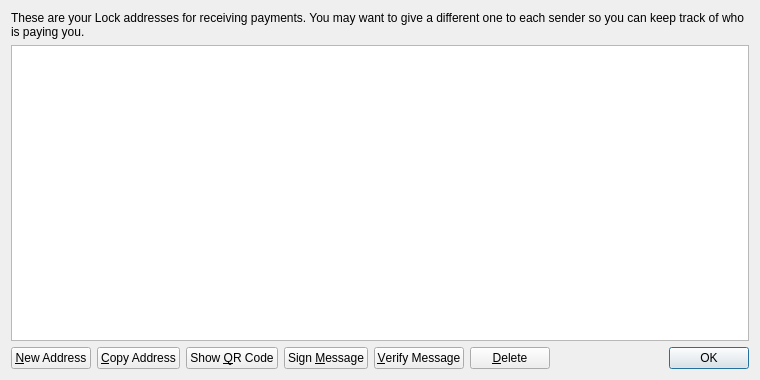
<?xml version="1.0" encoding="UTF-8"?>
<ui version="4.0">
 <class>AddressBookPage</class>
 <widget class="QWidget" name="AddressBookPage">
  <property name="geometry">
   <rect>
    <x>0</x>
    <y>0</y>
    <width>760</width>
    <height>380</height>
   </rect>
  </property>
  <property name="windowTitle">
   <string>Address Book</string>
  </property>
  <layout class="QVBoxLayout" name="verticalLayout">
   <item>
    <widget class="QLabel" name="labelExplanation">
     <property name="text">
      <string>These are your Lock addresses for receiving payments. You may want to give a different one to each sender so you can keep track of who is paying you.</string>
     </property>
     <property name="textFormat">
      <enum>Qt::PlainText</enum>
     </property>
     <property name="wordWrap">
      <bool>true</bool>
     </property>
    </widget>
   </item>
   <item>
    <widget class="QTableView" name="tableView">
     <property name="contextMenuPolicy">
      <enum>Qt::CustomContextMenu</enum>
     </property>
     <property name="toolTip">
      <string>Double-click to edit address or label</string>
     </property>
     <property name="tabKeyNavigation">
      <bool>false</bool>
     </property>
     <property name="alternatingRowColors">
      <bool>true</bool>
     </property>
     <property name="selectionMode">
      <enum>QAbstractItemView::SingleSelection</enum>
     </property>
     <property name="selectionBehavior">
      <enum>QAbstractItemView::SelectRows</enum>
     </property>
     <property name="sortingEnabled">
      <bool>true</bool>
     </property>
     <attribute name="verticalHeaderVisible">
      <bool>false</bool>
     </attribute>
    </widget>
   </item>
   <item>
    <layout class="QHBoxLayout" name="horizontalLayout">
     <item>
      <widget class="QPushButton" name="newAddressButton">
       <property name="toolTip">
        <string>Create a new address</string>
       </property>
       <property name="text">
        <string>&amp;New Address</string>
       </property>
       <property name="icon">
        <iconset resource="../bitcoin.qrc">
         <normaloff>:/icons/add</normaloff>:/icons/add</iconset>
       </property>
      </widget>
     </item>
     <item>
      <widget class="QPushButton" name="copyToClipboard">
       <property name="toolTip">
        <string>Copy the currently selected address to the system clipboard</string>
       </property>
       <property name="text">
        <string>&amp;Copy Address</string>
       </property>
       <property name="icon">
        <iconset resource="../bitcoin.qrc">
         <normaloff>:/icons/editcopy</normaloff>:/icons/editcopy</iconset>
       </property>
      </widget>
     </item>
     <item>
      <widget class="QPushButton" name="showQRCode">
       <property name="text">
        <string>Show &amp;QR Code</string>
       </property>
       <property name="icon">
        <iconset resource="../bitcoin.qrc">
         <normaloff>:/icons/qrcode</normaloff>:/icons/qrcode</iconset>
       </property>
      </widget>
     </item>
     <item>
      <widget class="QPushButton" name="signMessage">
       <property name="toolTip">
        <string>Sign a message to prove you own a Lock address</string>
       </property>
       <property name="text">
        <string>Sign &amp;Message</string>
       </property>
       <property name="icon">
        <iconset resource="../bitcoin.qrc">
         <normaloff>:/icons/edit</normaloff>:/icons/edit</iconset>
       </property>
      </widget>
     </item>
     <item>
      <widget class="QPushButton" name="verifyMessage">
       <property name="toolTip">
        <string>Verify a message to ensure it was signed with a specified Lock address</string>
       </property>
       <property name="text">
        <string>&amp;Verify Message</string>
       </property>
       <property name="icon">
        <iconset resource="../bitcoin.qrc">
         <normaloff>:/icons/transaction_0</normaloff>:/icons/transaction_0</iconset>
       </property>
      </widget>
     </item>
     <item>
      <widget class="QPushButton" name="deleteButton">
       <property name="toolTip">
        <string>Delete the currently selected address from the list</string>
       </property>
       <property name="text">
        <string>&amp;Delete</string>
       </property>
       <property name="icon">
        <iconset resource="../bitcoin.qrc">
         <normaloff>:/icons/remove</normaloff>:/icons/remove</iconset>
       </property>
      </widget>
     </item>
     <item>
      <spacer name="horizontalSpacer">
       <property name="orientation">
        <enum>Qt::Horizontal</enum>
       </property>
       <property name="sizeHint" stdset="0">
        <size>
         <width>40</width>
         <height>20</height>
        </size>
       </property>
      </spacer>
     </item>
     <item>
      <widget class="QDialogButtonBox" name="buttonBox">
       <property name="sizePolicy">
        <sizepolicy hsizetype="Maximum" vsizetype="Fixed">
         <horstretch>0</horstretch>
         <verstretch>0</verstretch>
        </sizepolicy>
       </property>
       <property name="standardButtons">
        <set>QDialogButtonBox::Ok</set>
       </property>
      </widget>
     </item>
    </layout>
   </item>
  </layout>
 </widget>
 <resources>
  <include location="../bitcoin.qrc"/>
 </resources>
 <connections/>
</ui>
